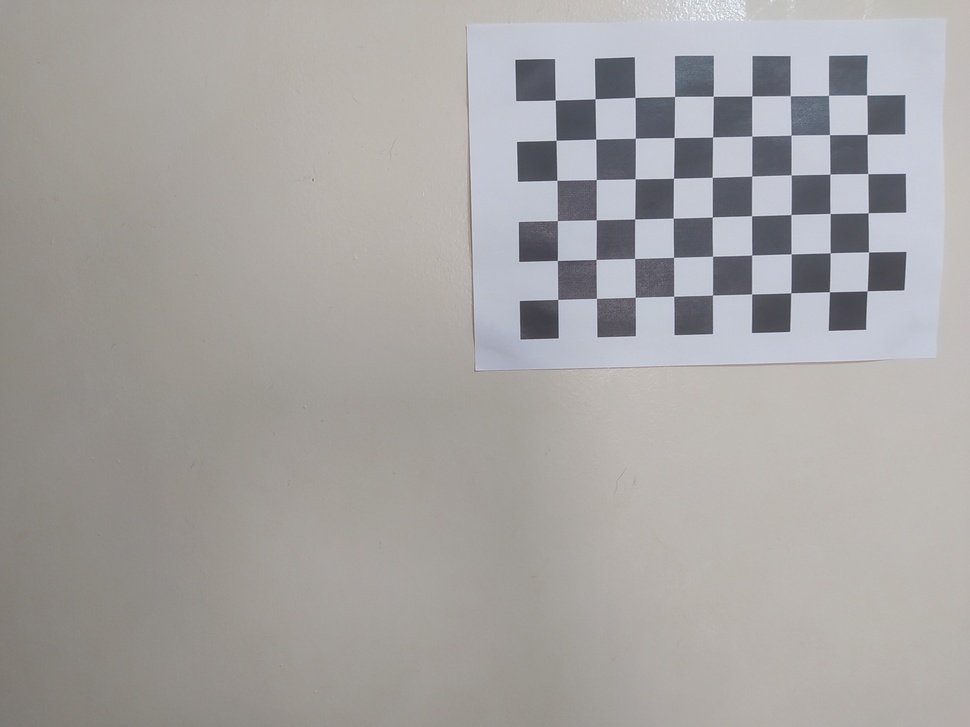
#> input picture images/calibration_images/Fotos calibração 2/IMG_20210502_131548.jpg, 970 x 727 px, shrunk from 4000 x 3000 before the run; its folder holds only this picture in this run
$ jupyter execute --allow-errors CameraCalibration.ipynb
#> lines starting #> are read from the running program, lines starting #| are printed output that depends on the picture; after the words box and inside, x2 and y2 are one past the last pixel; in counts of white or black regions, pixels touching at a corner belong together; long printed decimals are rounded
[cell 1]
import numpy as np
import cv2
import matplotlib.pyplot as plt
import matplotlib.image as mpimg
import glob
from tqdm import tqdm

[cell 2]
# prepare object points
nx = 9 # Numero de interseções em X do tabuleiro
ny = 6 # Numero de interseções em Y do tabuleiro
chessboard_size = (nx, ny)

# Array dos pontos detectados
obj_points = [] # Pontos 3d do mundo real
img_points = [] # Pontos 3d do plano da imagem

objp = np.zeros((np.prod(chessboard_size),3),dtype=np.float32)
objp[:,:2] = np.mgrid[0:chessboard_size[0], 0:chessboard_size[1]].T.reshape(-1,2)

[cell 3]
# USANDO UM CONJUNTO DE IMAGENS SEM A OPÇÃO DE CALIBRAÇÃO AUTOMATICA
calibration_paths = glob.glob('./images/calibration_images/Fotos calibração 2/*')

# Iteração nas imagens para encontrar a matriz intriseca
for image_path in tqdm(calibration_paths):
    #fname = 'chessboard.jpg.jpg'
    img = cv2.imread(image_path)
#> img is the input picture: shape (727, 970, 3); mean B, G, R 162.6, 163.8, 166.1
    # Conversão para escala de cinza
    gray = cv2.cvtColor(img, cv2.COLOR_BGR2GRAY)
    # Método para achar as interseções do tabuleiro
    ret, corners = cv2.findChessboardCorners(gray, (nx, ny), None)
#> ret = True; corners = 54 rows, first 8: [555.3, 100], [595, 98.77], [635, 97.41], [674.6, 96.46], [713.2, 96.22], [751.8, 95.86], [790.2, 95.62], [828.5, 95.32]

    # Se encontrado, desenhar os cantos da interseção
    if ret == True:
        # Desenhar e printar o tabuleiro com os cantos da interseção
        cv2.drawChessboardCorners(img, (nx, ny), corners, ret)
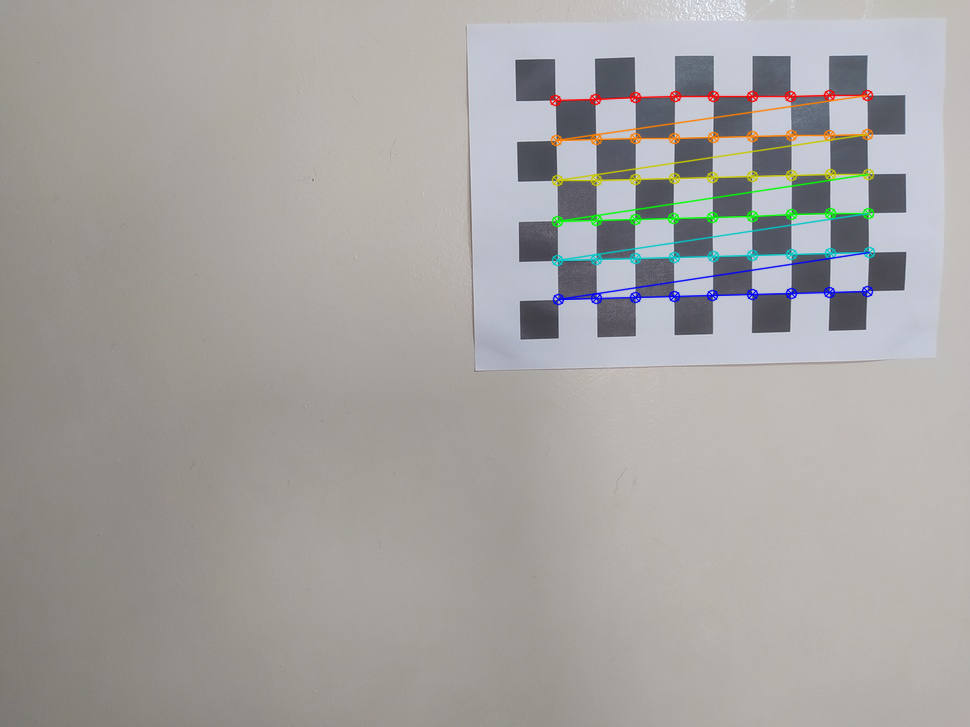
#> img: shape (727, 970, 3); 2.04% of pixels changed, all inside (x1, y1, x2, y2) = (549, 89, 876, 306)
        plt.imshow(img)
        # Critério para aumentar precisão
        criteria = (cv2.TERM_CRITERIA_EPS + cv2.TERM_CRITERIA_MAX_ITER, 30, 0.001)
        # Refinamento da localização dos cantos por meio do critério.
        cv2.cornerSubPix(gray, corners, (5,5), (-1,-1), criteria)
        obj_points.append(objp)
        img_points.append(corners)

[cell 4]
ret, K, dist, rvecs, tvecs = cv2.calibrateCamera(obj_points, img_points,gray.shape[::-1], None, None)
#> ret = 0.422; K = [[3601.4, 0, 522.7], [0, 3584.2, 381.1], [0, 0, 1]]; dist = [[6.7, -437, -0.0242, -0.0414, 7777]]; rvecs = ([0.0866, -0.103, -0.017],); tvecs = ([0.852, -7.11, 93.11],)

[cell 5]
print("root mean square (RMS) re-projection error:")
print(ret)
#| 0.4222

[cell 6]
print("camera matrix k:")
print(K)
#| [[3.60135354e+03 0.00000000e+00 5.22731006e+02]
#|  [0.00000000e+00 3.58420486e+03 3.81059611e+02]
#|  [0.00000000e+00 0.00000000e+00 1.00000000e+00]]

[cell 7]
print("distortion coefficients: ")
print(dist)
#| [[ 6.69843621e+00 -4.37042134e+02 -2.42432939e-02 -4.13503923e-02
#|    7.77695715e+03]]

[cell 8]
print("rotation vector:")
print('[%s]' % ', '.join(map(str, rvecs)))
#| [[[ 0.08662]
#|  [-0.1034]
#|  [-0.01697]]]

[cell 9]
print("translation vector: ")
print('[%s]' % ', '.join(map(str, tvecs)))
#| [[[ 0.8524]
#|  [-7.106]
#|  [93.114]]]

[cell 10]
import PIL.ExifTags
import PIL.Image
# Dados exif para obter a distância focal
exif_img = PIL.Image.open(calibration_paths[0])
#> (the rest of this cell did not finish here and is left out)

[cell 11]
ret
#> Out = 0.422

[cell 12]
K
#> Out has the same summary as K

[cell 13]
dist
#> Out = [[6.7, -437, -0.0242, -0.0414, 7777]]

[cell 14]
rvecs
#> Out = ([0.0866, -0.103, -0.017],)

[cell 15]
img = cv2.imread('images/teclado.jpg')
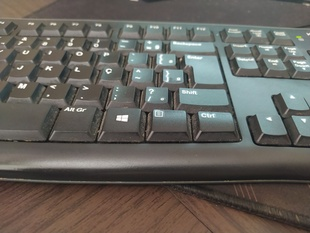
#> input picture images/teclado.jpg, 310 x 233 px, shrunk from 1280 x 960 before the run
#> img is the input picture: shape (233, 310, 3); mean B, G, R 92.2, 98.3, 101.9
h, w = img.shape[:2]
#> h = 233; w = 310
newcameramtx, roi = cv2.getOptimalNewCameraMatrix(K, dist, (w,h), 1, (w,h))
#> newcameramtx = [[3712.5, 0, 519], [0, 3687.6, 378.2], [0, 0, 1]]; roi = (2, 2, 304, 228)

[cell 16]
dst = cv2.undistort(img, K, dist, None, newcameramtx)
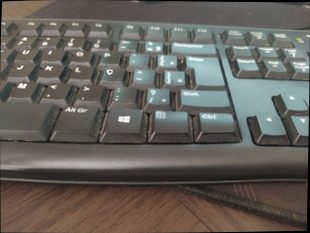
#> dst: shape (233, 310, 3); mean B, G, R 91.1, 97.1, 100.7

x, y, w, h = roi
#> x = 2; y = 2; w = 304; h = 228
dst = dst[y:y+h, x:x+w]
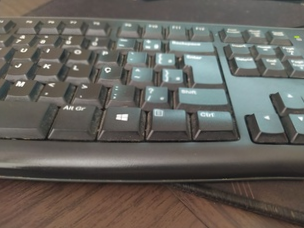
#> dst: shape (228, 304, 3); mean B, G, R 92.4, 98.3, 101.7
cv2.imwrite('calibresult.png', dst)
plt.imshow(dst)

[cell 17]
plt.imshow(img)

[cell 18]
mean_error = 0
for i in range(len(obj_points)):
    imgpoints2, _ = cv2.projectPoints(obj_points[i], rvecs[i], tvecs[i], K, dist)
    error = cv2.norm(img_points[i], imgpoints2, cv2.NORM_L2)/len(imgpoints2)
    mean_error += error
#> this loop made 1 pass
#> (error, mean_error) on pass 1: (0.0574, 0.0574)
#> after the loop, mean_error = 0.0574
print( "total error: {}".format(mean_error/len(obj_points)) )
#| total error: 0.05745

[cell 19]
#Save parameters into numpy file
np.save("./camera_params/ret", ret)
np.save("./camera_params/K", K)
np.save("./camera_params/dist", dist)
np.save("./camera_params/rvecs", rvecs)
np.save("./camera_params/tvecs", tvecs)
#> (the rest of this cell did not finish here and is left out)

[cell 20]
x = K.astype(">i2")
#> x = [[3601, 0, 522], [0, 3584, 381], [0, 0, 1]]
#> (the rest of this cell did not finish here and is left out)
